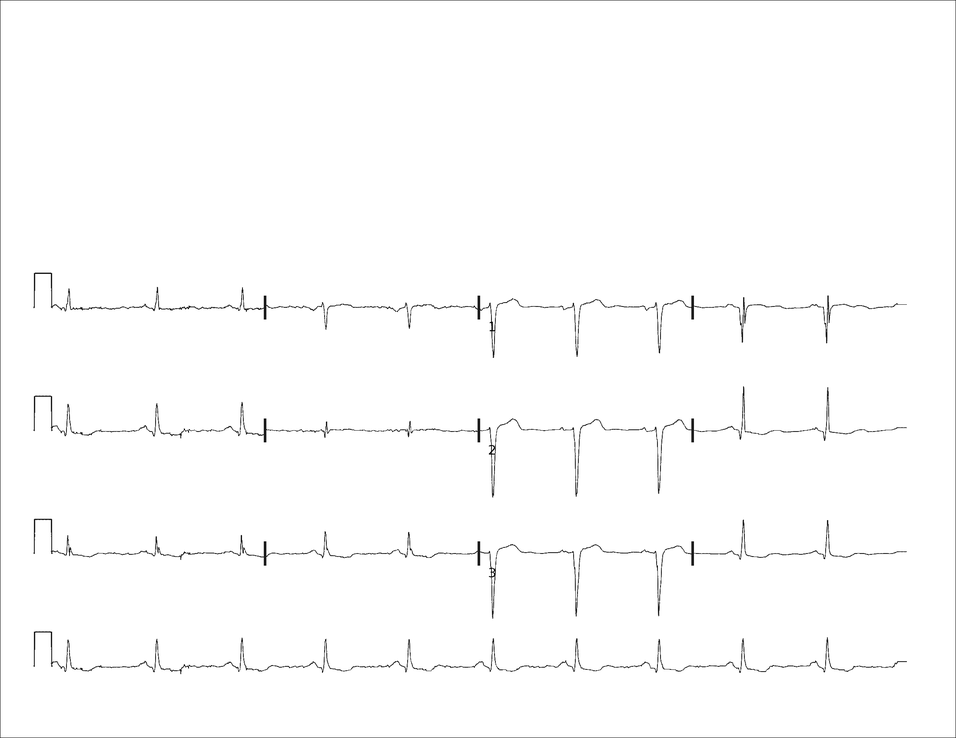
#> input picture outputs/no_text.png, 956 x 738 px, shrunk from 2200 x 1700 before the run
$ python remove_artifacts.py
#> lines starting #> are read from the running program, lines starting #| are printed output that depends on the picture; after the words box and inside, x2 and y2 are one past the last pixel; in counts of white or black regions, pixels touching at a corner belong together
import cv2, numpy as np, json, matplotlib.pyplot as plt
from scipy.signal import find_peaks

# --- tuneable padding ---
PULSE_PAD_LEFT = 3   # extra pixels to cut left of first pulse peak
PULSE_PAD_RIGHT = 3  # extra pixels to cut right of second pulse peak
BAR_PAD_LEFT = 2     # extra pixels to cut left of bar
BAR_PAD_RIGHT = 2    # extra pixels to cut right of bar

gray = cv2.imread("outputs/no_text.png", cv2.IMREAD_GRAYSCALE)
#> gray is the input picture: shape (738, 956); min 0, max 255, mean 252.4
config = json.load(open("outputs/config.json"))
#> (reads outputs/config.json from the repository)

bands = config["bands"]
left, right = config["left"], config["right"]

result = gray.copy()
result[:] = 255
#> result: shape (738, 956); 4.52% of pixels changed, all inside (x1, y1, x2, y2) = (0, 0, 956, 738)

for i, (y1, y2) in enumerate(bands):
    row_gray = gray[y1:y2, left:right]
    dark = (row_gray < 128).astype(np.uint8)
    clean = dark.copy()
    col_sum = clean.sum(axis=0).astype(float)

    peaks, props = find_peaks(col_sum, height=20, distance=5)
    heights = props["peak_heights"]

    # --- detect and remove pulse ---
    pulse_end = 0
    for j in range(len(peaks) - 1):
        h1, h2 = heights[j], heights[j+1]
        dist = peaks[j+1] - peaks[j]
        if abs(h1 - h2) / max(h1, h2) < 0.1 and dist < 50:
            p1, p2 = peaks[j], peaks[j+1]
            cut_l = max(0, p1 - PULSE_PAD_LEFT)
            cut_r = min(p2 + PULSE_PAD_RIGHT, clean.shape[1])
            clean[:, cut_l:cut_r] = 0
            pulse_end = p2 + 5
            print(f"  Row {i} PULSE: peaks={p1},{p2} | blank {cut_l}-{cut_r}")
            break

    # --- detect and remove bars ---
    diff = np.abs(np.diff(col_sum))
    run_start = None
    for k in range(pulse_end, len(diff)):
        if diff[k] < 2 and col_sum[k] > 15:
            if run_start is None:
                run_start = k
        else:
            if run_start is not None:
                run_len = k - run_start
                if run_len >= 4:
                    cut_l = max(0, run_start - BAR_PAD_LEFT)
                    cut_r = min(k + BAR_PAD_RIGHT, clean.shape[1])
                    clean[:, cut_l:cut_r] = 0
                    print(f"  Row {i} BAR: flat={run_start}-{k} | blank {cut_l}-{cut_r}")
                run_start = None

    row_result = np.full_like(row_gray, 255)
    row_result[clean == 1] = row_gray[clean == 1]
    result[y1:y2, left:right] = row_result
#> this loop made 4 passes
#> props on passes 2 to 4: {'peak_heights': empty array}, {'peak_heights': empty array}, {'peak_heights': empty array}
#> (peaks, heights) on pass 1: ([24, 41], [35, 35])
#> pass 1, `row_gray = gray[y1:y2, left:right]`:
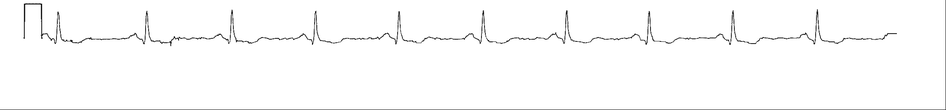
#> row_gray: shape (110, 946); min 0, max 255, mean 250.9
#> pass 1, `dark = (row_gray < 128).astype(np.uint8)`:
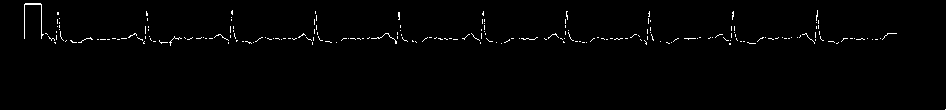
#> dark: shape (110, 946); values 0 (black) and 1 (white), 1% white in thin lines or dots
#> after the loop:
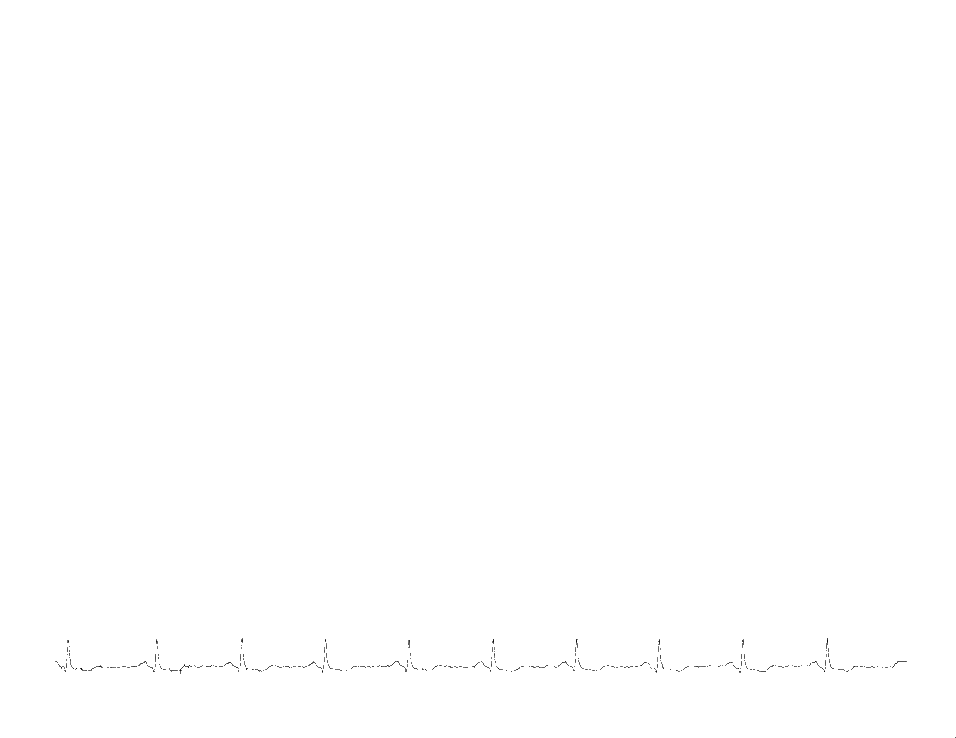
#> result: shape (738, 956); min 0, max 255, mean 254.8

cv2.imwrite("outputs/clean.png", result)

# --- vis ---

# (a) row 0 detection
y1, y2 = bands[0]
row_gray = gray[y1:y2, left:right]
col_sum = (row_gray < 128).sum(axis=0).astype(float)
#> col_sum = 946 values, max 35 at index 24, min 0 at index 0, mean 1.15

peaks, props = find_peaks(col_sum, height=20, distance=5)
#> props = {'peak_heights': [35, 35]}
heights = props["peak_heights"]
pulse_vis_l, pulse_vis_r = 0, 0
for j in range(len(peaks) - 1):
    h1, h2 = heights[j], heights[j+1]
    if abs(h1 - h2) / max(h1, h2) < 0.1 and peaks[j+1] - peaks[j] < 50:
        pulse_vis_l = max(0, peaks[j] - PULSE_PAD_LEFT)
        pulse_vis_r = peaks[j+1] + PULSE_PAD_RIGHT
        break
#> this loop made 1 pass
#> (h1, h2, pulse_vis_l, pulse_vis_r) on pass 1: (35, 35, 21, 44)

diff = np.abs(np.diff(col_sum))
#> diff = 945 values, max 35 at index 23, min 0 at index 0, mean 0.708
bar_vis = []
run_start = None
for k in range(pulse_vis_r + 5, len(diff)):
    if diff[k] < 2 and col_sum[k] > 15:
        if run_start is None: run_start = k
    else:
        if run_start is not None:
            if k - run_start >= 4:
                bar_vis.append((run_start - BAR_PAD_LEFT, k + BAR_PAD_RIGHT))
            run_start = None
#> after the loop, bar_vis = []

fig, axes = plt.subplots(2, 1, figsize=(16, 5), sharex=True,
                         gridspec_kw={"height_ratios": [2, 1]})
axes[0].imshow(row_gray, cmap="gray"); axes[0].axis("off")
axes[0].set_title("Row 0 — before")
axes[1].plot(col_sum, color="black", lw=0.5)
axes[1].axvspan(pulse_vis_l, pulse_vis_r, color="red", alpha=0.2)
for s, e in bar_vis:
    axes[1].axvspan(s, e, color="blue", alpha=0.3)
#> this loop made 0 passes
axes[1].set_ylabel("count")
axes[1].set_title("Red = pulse, Blue = bars")
fig.savefig("outputs/step6a_detection.png", dpi=120); plt.close()
#> after `fig.savefig('outputs/step6a_detection.png', dpi=120)`:
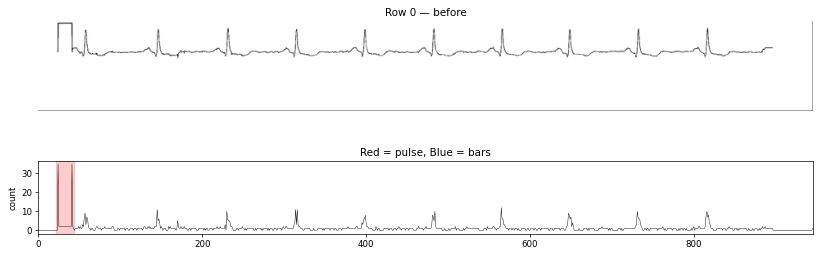
#> figure drawn by matplotlib, 2 panels; panel 2: curve peaks at x = 24, y = 35

# (b) before/after projections
fig, axes = plt.subplots(4, 1, figsize=(16, 10), sharex=True)
for i, (y1, y2) in enumerate(bands):
    before = (gray[y1:y2, left:right] < 128).sum(axis=0)
    after = (result[y1:y2, left:right] < 128).sum(axis=0)
    axes[i].plot(before, color="red", lw=0.5, label="before")
    axes[i].plot(after, color="black", lw=0.5, label="after")
    axes[i].set_title(f"Row {i}"); axes[i].set_ylabel("count")
    if i == 0: axes[i].legend()
axes[3].set_xlabel("x position")
fig.savefig("outputs/step6b_projections.png", dpi=120); plt.close()
#> after `fig.savefig('outputs/step6b_projections.png', dpi=120)`:
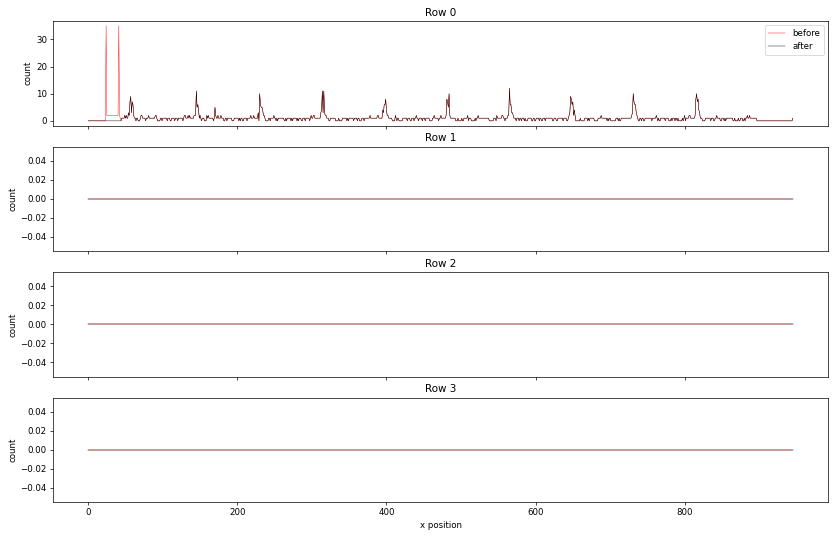
#> figure drawn by matplotlib, 4 panels
